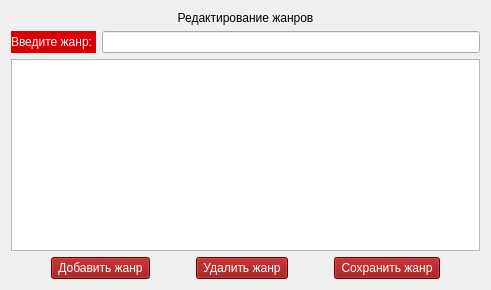
        <widget class="QWidget" name="page">
         <layout class="QVBoxLayout" name="verticalLayout_15">
          <item>
           <layout class="QHBoxLayout" name="horizontalLayout_5">
            <item>
             <widget class="QLabel" name="label_20">
              <property name="styleSheet">
               <string notr="true">font: 11pt &quot;Comic Sans MS&quot;;</string>
              </property>
              <property name="text">
               <string>Редактирование жанров</string>
              </property>
              <property name="alignment">
               <set>Qt::AlignCenter</set>
              </property>
             </widget>
            </item>
           </layout>
          </item>
          <item>
           <layout class="QHBoxLayout" name="horizontalLayout_8">
            <item>
             <widget class="QLabel" name="label_21">
              <property name="styleSheet">
               <string notr="true">background-color: rgb(216, 0, 4);
color: rgb(255, 255, 255);
font: 9pt &quot;Comic Sans MS&quot;;</string>
              </property>
              <property name="text">
               <string>Введите жанр: </string>
              </property>
             </widget>
            </item>
            <item>
             <widget class="QLineEdit" name="edit_genre"/>
            </item>
           </layout>
          </item>
          <item>
           <widget class="QTableWidget" name="table_genre"/>
          </item>
          <item>
           <layout class="QHBoxLayout" name="horizontalLayout_20">
            <item>
             <spacer name="horizontalSpacer_20">
              <property name="orientation">
               <enum>Qt::Horizontal</enum>
              </property>
              <property name="sizeHint" stdset="0">
               <size>
                <width>40</width>
                <height>20</height>
               </size>
              </property>
             </spacer>
            </item>
            <item>
             <widget class="QPushButton" name="btn_new_genre">
              <property name="styleSheet">
               <string notr="true">background-color: rgb(143, 0, 2);
font: 9pt &quot;Comic Sans MS&quot;;
color: rgb(255, 255, 255);</string>
              </property>
              <property name="text">
               <string> Добавить жанр </string>
              </property>
             </widget>
            </item>
            <item>
             <spacer name="horizontalSpacer_6">
              <property name="orientation">
               <enum>Qt::Horizontal</enum>
              </property>
              <property name="sizeHint" stdset="0">
               <size>
                <width>40</width>
                <height>20</height>
               </size>
              </property>
             </spacer>
            </item>
            <item>
             <widget class="QPushButton" name="btn_delete_genre">
              <property name="styleSheet">
               <string notr="true">background-color: rgb(143, 0, 2);
font: 9pt &quot;Comic Sans MS&quot;;
color: rgb(255, 255, 255);</string>
              </property>
              <property name="text">
               <string> Удалить жанр </string>
              </property>
             </widget>
            </item>
            <item>
             <spacer name="horizontalSpacer_21">
              <property name="orientation">
               <enum>Qt::Horizontal</enum>
              </property>
              <property name="sizeHint" stdset="0">
               <size>
                <width>40</width>
                <height>20</height>
               </size>
              </property>
             </spacer>
            </item>
            <item>
             <widget class="QPushButton" name="btn_save_genre">
              <property name="styleSheet">
               <string notr="true">background-color: rgb(143, 0, 2);
font: 9pt &quot;Comic Sans MS&quot;;
color: rgb(255, 255, 255);</string>
              </property>
              <property name="text">
               <string> Сохранить жанр </string>
              </property>
             </widget>
            </item>
            <item>
             <spacer name="horizontalSpacer_22">
              <property name="orientation">
               <enum>Qt::Horizontal</enum>
              </property>
              <property name="sizeHint" stdset="0">
               <size>
                <width>40</width>
                <height>20</height>
               </size>
              </property>
             </spacer>
            </item>
           </layout>
          </item>
         </layout>
        </widget>
